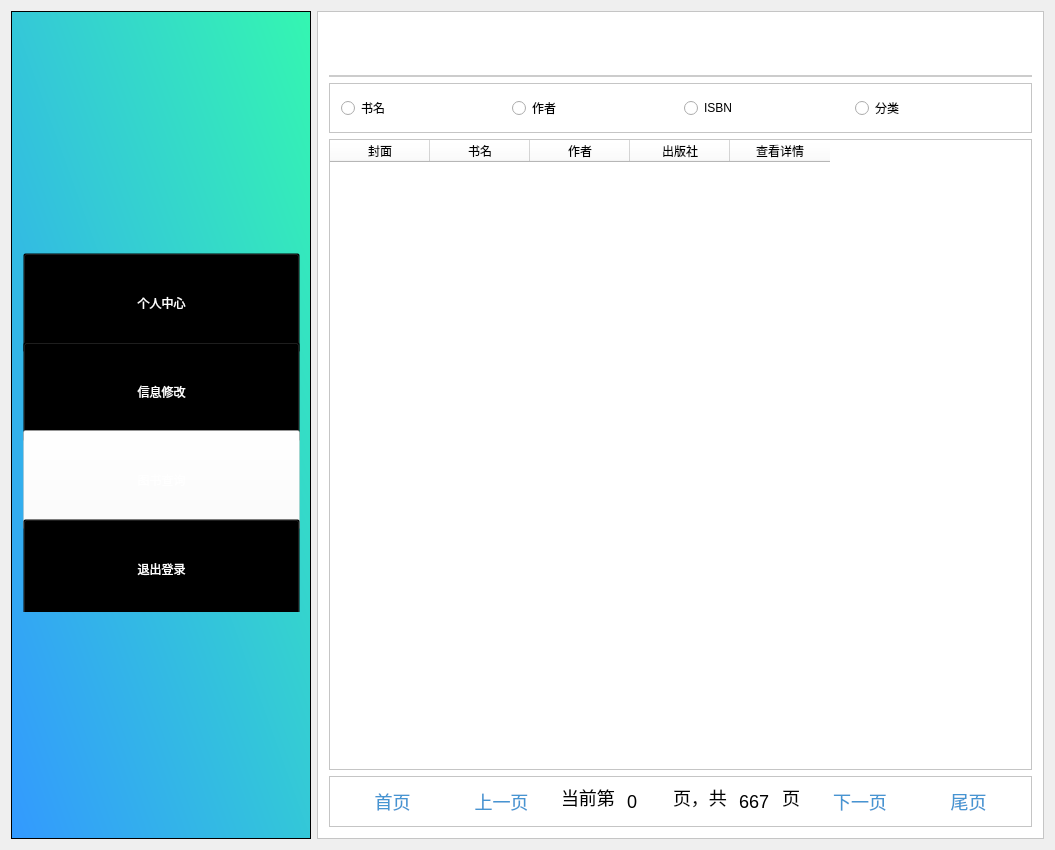
<?xml version="1.0" encoding="UTF-8"?>
<ui version="4.0">
 <class>student_searchBook</class>
 <widget class="QWidget" name="student_searchBook">
  <property name="geometry">
   <rect>
    <x>0</x>
    <y>0</y>
    <width>1055</width>
    <height>850</height>
   </rect>
  </property>
  <property name="windowTitle">
   <string>student_searchBook</string>
  </property>
  <layout class="QHBoxLayout" name="horizontalLayout">
   <item>
    <widget class="QFrame" name="frame">
     <property name="sizePolicy">
      <sizepolicy hsizetype="Fixed" vsizetype="Expanding">
       <horstretch>0</horstretch>
       <verstretch>0</verstretch>
      </sizepolicy>
     </property>
     <property name="minimumSize">
      <size>
       <width>300</width>
       <height>700</height>
      </size>
     </property>
     <property name="styleSheet">
      <string notr="true">
background-color: qlineargradient(spread:pad, x1:0, y1:1, x2:1, y2:0, stop:0 rgba(51, 153, 255,1), stop:1 rgba(52, 246, 177,1));</string>
     </property>
     <property name="frameShape">
      <enum>QFrame::StyledPanel</enum>
     </property>
     <property name="frameShadow">
      <enum>QFrame::Raised</enum>
     </property>
     <widget class="QFrame" name="frame_2">
      <property name="geometry">
       <rect>
        <x>70</x>
        <y>30</y>
        <width>171</width>
        <height>176</height>
       </rect>
      </property>
      <property name="minimumSize">
       <size>
        <width>0</width>
        <height>0</height>
       </size>
      </property>
      <property name="baseSize">
       <size>
        <width>0</width>
        <height>100</height>
       </size>
      </property>
      <property name="styleSheet">
       <string notr="true">image: url(:/Library/images/logo2.png);
background:transparent;</string>
      </property>
      <property name="frameShape">
       <enum>QFrame::StyledPanel</enum>
      </property>
      <property name="frameShadow">
       <enum>QFrame::Raised</enum>
      </property>
     </widget>
     <widget class="QFrame" name="frame_8">
      <property name="geometry">
       <rect>
        <x>0</x>
        <y>230</y>
        <width>301</width>
        <height>371</height>
       </rect>
      </property>
      <property name="styleSheet">
       <string notr="true">background:transparent;</string>
      </property>
      <property name="frameShape">
       <enum>QFrame::StyledPanel</enum>
      </property>
      <property name="frameShadow">
       <enum>QFrame::Raised</enum>
      </property>
      <layout class="QVBoxLayout" name="verticalLayout_6">
       <item>
        <layout class="QVBoxLayout" name="verticalLayout">
         <property name="spacing">
          <number>7</number>
         </property>
         <property name="sizeConstraint">
          <enum>QLayout::SetDefaultConstraint</enum>
         </property>
         <item>
          <widget class="QPushButton" name="btnPersonal">
           <property name="minimumSize">
            <size>
             <width>0</width>
             <height>100</height>
            </size>
           </property>
           <property name="styleSheet">
            <string notr="true">font: 12pt &quot;微软雅黑&quot;;
color:white;
background:transparent;</string>
           </property>
           <property name="text">
            <string>个人中心</string>
           </property>
          </widget>
         </item>
         <item>
          <widget class="QPushButton" name="btnInformationchange">
           <property name="minimumSize">
            <size>
             <width>0</width>
             <height>100</height>
            </size>
           </property>
           <property name="styleSheet">
            <string notr="true">font: 12pt &quot;微软雅黑&quot;;
color:white;
background:transparent;</string>
           </property>
           <property name="text">
            <string>信息修改</string>
           </property>
          </widget>
         </item>
         <item>
          <widget class="QPushButton" name="btnSearchbook">
           <property name="minimumSize">
            <size>
             <width>0</width>
             <height>100</height>
            </size>
           </property>
           <property name="styleSheet">
            <string notr="true">font: 12pt &quot;微软雅黑&quot;;
color:white;
background:transparent;
background-color:rgba(255,255,255,0.4);
</string>
           </property>
           <property name="text">
            <string>图书查询</string>
           </property>
          </widget>
         </item>
         <item>
          <widget class="QPushButton" name="btnLogout">
           <property name="minimumSize">
            <size>
             <width>0</width>
             <height>100</height>
            </size>
           </property>
           <property name="styleSheet">
            <string notr="true">font: 12pt &quot;微软雅黑&quot;;
color:white;
background:transparent;</string>
           </property>
           <property name="text">
            <string>退出登录</string>
           </property>
          </widget>
         </item>
        </layout>
       </item>
      </layout>
     </widget>
    </widget>
   </item>
   <item>
    <widget class="QFrame" name="frame_3">
     <property name="styleSheet">
      <string notr="true">background:white;</string>
     </property>
     <property name="frameShape">
      <enum>QFrame::StyledPanel</enum>
     </property>
     <property name="frameShadow">
      <enum>QFrame::Raised</enum>
     </property>
     <layout class="QVBoxLayout" name="verticalLayout_2">
      <item>
       <widget class="QFrame" name="frame_4">
        <property name="sizePolicy">
         <sizepolicy hsizetype="Preferred" vsizetype="Fixed">
          <horstretch>0</horstretch>
          <verstretch>4</verstretch>
         </sizepolicy>
        </property>
        <property name="styleSheet">
         <string notr="true">border:2px solid #cccccc;
border-top:0px;
border-left:0px;
border-right:0px;</string>
        </property>
        <property name="frameShape">
         <enum>QFrame::StyledPanel</enum>
        </property>
        <property name="frameShadow">
         <enum>QFrame::Raised</enum>
        </property>
        <layout class="QGridLayout" name="gridLayout">
         <item row="0" column="1">
          <widget class="QPushButton" name="btnSearch">
           <property name="minimumSize">
            <size>
             <width>0</width>
             <height>30</height>
            </size>
           </property>
           <property name="styleSheet">
            <string notr="true">color:#4695d2;
image: url(:/Library/images/search.png);
border:none;
font-size:18px;</string>
           </property>
           <property name="text">
            <string/>
           </property>
          </widget>
         </item>
         <item row="0" column="0">
          <widget class="QTextEdit" name="txtSearch">
           <property name="sizePolicy">
            <sizepolicy hsizetype="Expanding" vsizetype="Maximum">
             <horstretch>0</horstretch>
             <verstretch>100</verstretch>
            </sizepolicy>
           </property>
           <property name="maximumSize">
            <size>
             <width>16777215</width>
             <height>30</height>
            </size>
           </property>
           <property name="styleSheet">
            <string notr="true">color:#4695d2;
border:none;
font-size:18px;</string>
           </property>
          </widget>
         </item>
        </layout>
       </widget>
      </item>
      <item>
       <widget class="QFrame" name="frame_6">
        <property name="maximumSize">
         <size>
          <width>16777215</width>
          <height>50</height>
         </size>
        </property>
        <property name="frameShape">
         <enum>QFrame::StyledPanel</enum>
        </property>
        <property name="frameShadow">
         <enum>QFrame::Raised</enum>
        </property>
        <layout class="QHBoxLayout" name="horizontalLayout_4">
         <item>
          <widget class="QRadioButton" name="radioName">
           <property name="text">
            <string>书名</string>
           </property>
          </widget>
         </item>
         <item>
          <widget class="QRadioButton" name="radioAuthor">
           <property name="text">
            <string>作者</string>
           </property>
          </widget>
         </item>
         <item>
          <widget class="QRadioButton" name="radioISBN">
           <property name="text">
            <string>ISBN</string>
           </property>
          </widget>
         </item>
         <item>
          <widget class="QRadioButton" name="radioClassify">
           <property name="text">
            <string>分类</string>
           </property>
          </widget>
         </item>
        </layout>
       </widget>
      </item>
      <item>
       <widget class="QTableWidget" name="tableWidget">
        <property name="sizePolicy">
         <sizepolicy hsizetype="Preferred" vsizetype="Preferred">
          <horstretch>0</horstretch>
          <verstretch>0</verstretch>
         </sizepolicy>
        </property>
        <column>
         <property name="text">
          <string>封面</string>
         </property>
        </column>
        <column>
         <property name="text">
          <string>书名</string>
         </property>
        </column>
        <column>
         <property name="text">
          <string>作者</string>
         </property>
        </column>
        <column>
         <property name="text">
          <string>出版社</string>
         </property>
        </column>
        <column>
         <property name="text">
          <string>查看详情</string>
         </property>
        </column>
       </widget>
      </item>
      <item>
       <widget class="QFrame" name="frame_5">
        <property name="sizePolicy">
         <sizepolicy hsizetype="Preferred" vsizetype="Fixed">
          <horstretch>0</horstretch>
          <verstretch>0</verstretch>
         </sizepolicy>
        </property>
        <property name="frameShape">
         <enum>QFrame::StyledPanel</enum>
        </property>
        <property name="frameShadow">
         <enum>QFrame::Raised</enum>
        </property>
        <layout class="QHBoxLayout" name="horizontalLayout_2">
         <item>
          <widget class="QPushButton" name="btnFirstPage">
           <property name="sizePolicy">
            <sizepolicy hsizetype="Preferred" vsizetype="Fixed">
             <horstretch>0</horstretch>
             <verstretch>0</verstretch>
            </sizepolicy>
           </property>
           <property name="styleSheet">
            <string notr="true">color:#4695d2;
border:none;
font-size:18px;</string>
           </property>
           <property name="text">
            <string>首页</string>
           </property>
          </widget>
         </item>
         <item>
          <widget class="QPushButton" name="btnLastPage">
           <property name="sizePolicy">
            <sizepolicy hsizetype="Preferred" vsizetype="Fixed">
             <horstretch>0</horstretch>
             <verstretch>0</verstretch>
            </sizepolicy>
           </property>
           <property name="styleSheet">
            <string notr="true">color:#4695d2;
border:none;
font-size:18px;</string>
           </property>
           <property name="text">
            <string>上一页</string>
           </property>
          </widget>
         </item>
         <item>
          <layout class="QHBoxLayout" name="horizontalLayout_3">
           <property name="spacing">
            <number>6</number>
           </property>
           <item>
            <widget class="QLineEdit" name="lineEdit_4">
             <property name="sizePolicy">
              <sizepolicy hsizetype="Maximum" vsizetype="Preferred">
               <horstretch>0</horstretch>
               <verstretch>0</verstretch>
              </sizepolicy>
             </property>
             <property name="maximumSize">
              <size>
               <width>60</width>
               <height>16777215</height>
              </size>
             </property>
             <property name="styleSheet">
              <string notr="true">border:none;
font-size:18px;</string>
             </property>
             <property name="text">
              <string>当前第</string>
             </property>
            </widget>
           </item>
           <item>
            <widget class="QLineEdit" name="etIndexPage">
             <property name="sizePolicy">
              <sizepolicy hsizetype="Maximum" vsizetype="Preferred">
               <horstretch>0</horstretch>
               <verstretch>0</verstretch>
              </sizepolicy>
             </property>
             <property name="maximumSize">
              <size>
               <width>40</width>
               <height>16777215</height>
              </size>
             </property>
             <property name="styleSheet">
              <string notr="true">border:none;
font-size:18px;</string>
             </property>
             <property name="text">
              <string>0</string>
             </property>
            </widget>
           </item>
           <item>
            <widget class="QLineEdit" name="lineEdit_2">
             <property name="sizePolicy">
              <sizepolicy hsizetype="Maximum" vsizetype="Preferred">
               <horstretch>0</horstretch>
               <verstretch>0</verstretch>
              </sizepolicy>
             </property>
             <property name="maximumSize">
              <size>
               <width>60</width>
               <height>16777215</height>
              </size>
             </property>
             <property name="styleSheet">
              <string notr="true">border:none;
font-size:18px;</string>
             </property>
             <property name="text">
              <string>页，共</string>
             </property>
            </widget>
           </item>
           <item>
            <widget class="QLineEdit" name="etCountPage">
             <property name="sizePolicy">
              <sizepolicy hsizetype="Maximum" vsizetype="Preferred">
               <horstretch>0</horstretch>
               <verstretch>0</verstretch>
              </sizepolicy>
             </property>
             <property name="maximumSize">
              <size>
               <width>40</width>
               <height>16777215</height>
              </size>
             </property>
             <property name="styleSheet">
              <string notr="true">border:none;
font-size:18px;
</string>
             </property>
             <property name="text">
              <string>667</string>
             </property>
            </widget>
           </item>
           <item>
            <widget class="QLineEdit" name="lineEdit">
             <property name="sizePolicy">
              <sizepolicy hsizetype="Maximum" vsizetype="Preferred">
               <horstretch>0</horstretch>
               <verstretch>0</verstretch>
              </sizepolicy>
             </property>
             <property name="maximumSize">
              <size>
               <width>20</width>
               <height>16777215</height>
              </size>
             </property>
             <property name="styleSheet">
              <string notr="true">border:none;
font-size:18px;</string>
             </property>
             <property name="text">
              <string>页</string>
             </property>
            </widget>
           </item>
          </layout>
         </item>
         <item>
          <widget class="QPushButton" name="btnNextPage">
           <property name="sizePolicy">
            <sizepolicy hsizetype="Preferred" vsizetype="Fixed">
             <horstretch>0</horstretch>
             <verstretch>0</verstretch>
            </sizepolicy>
           </property>
           <property name="styleSheet">
            <string notr="true">color:#4695d2;
border:none;
font-size:18px;</string>
           </property>
           <property name="text">
            <string>下一页</string>
           </property>
          </widget>
         </item>
         <item>
          <widget class="QPushButton" name="btnTheLast">
           <property name="sizePolicy">
            <sizepolicy hsizetype="Preferred" vsizetype="Fixed">
             <horstretch>0</horstretch>
             <verstretch>0</verstretch>
            </sizepolicy>
           </property>
           <property name="styleSheet">
            <string notr="true">color:#4695d2;
border:none;
font-size:18px;</string>
           </property>
           <property name="text">
            <string>尾页</string>
           </property>
          </widget>
         </item>
        </layout>
       </widget>
      </item>
     </layout>
    </widget>
   </item>
  </layout>
 </widget>
 <layoutdefault spacing="6" margin="11"/>
 <resources>
  <include location="library.qrc"/>
 </resources>
 <connections/>
</ui>
